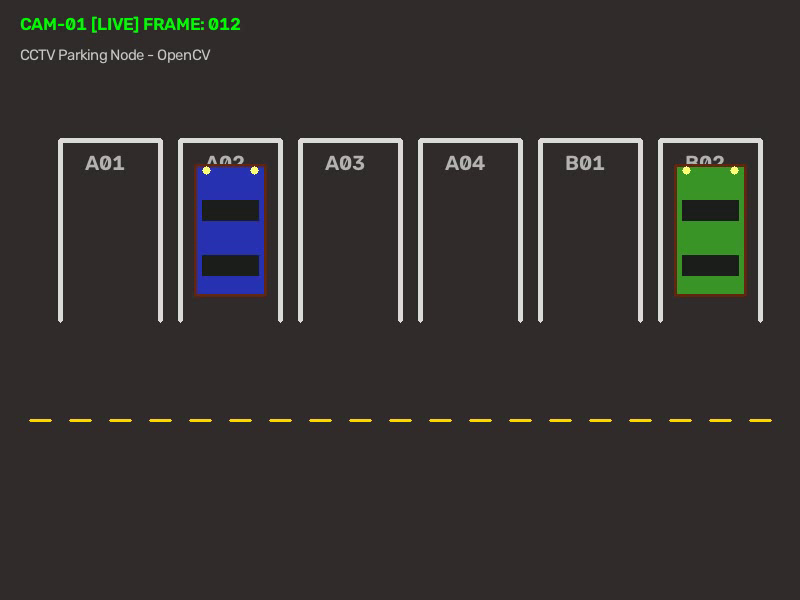
#> input picture frame 12 of cloud-smart-parking-system/detection/cctv/sample-video/sample_parking.mp4, 800 x 600 px
$ python detect.py
#> lines starting #> are read from the running program, lines starting #| are printed output that depends on the picture; after the words box and inside, x2 and y2 are one past the last pixel; in counts of white or black regions, pixels touching at a corner belong together
"""
OpenCV CCTV Vehicle Occupancy Detection Node
Analyzes parking surveillance video frames, calculates pixel density in defined slot bounding boxes,
and pushes occupancy state updates to the Cloud REST API.
"""

import os
import sys
import json
import time
import argparse
import urllib.request
import urllib.error
import cv2
import numpy as np

SCRIPT_DIR = os.path.dirname(os.path.abspath(__file__))
DEFAULT_CONFIG_PATH = os.path.join(SCRIPT_DIR, 'slot_config.json')
DEFAULT_VIDEO_PATH = os.path.join(SCRIPT_DIR, 'sample-video', 'sample_parking.mp4')
DEFAULT_API_URL = 'http://127.0.0.1:5000/api/detection/update'

def load_config(config_path):
    with open(config_path, 'r') as f:
#> (reads cloud-smart-parking-system/detection/cctv/slot_config.json from the repository)
#> in run_detection, frame is the input picture: shape (600, 800, 3); mean B, G, R 48.9, 51, 54
        return json.load(f)

def send_detection_to_api(api_url, payload):
    data = json.dumps(payload).encode('utf-8')
    req = urllib.request.Request(
        api_url,
        data=data,
        headers={'Content-Type': 'application/json'}
    )
    try:
        with urllib.request.urlopen(req, timeout=4) as response:
            res_body = response.read().decode('utf-8')
            return True, res_body
    except urllib.error.URLError as e:
        return False, str(e)
    except Exception as e:
        return False, str(e)

def process_frame(frame, slots, params):
    # Pre-processing pipeline: Gray -> Blur -> Adaptive Threshold
    gray = cv2.cvtColor(frame, cv2.COLOR_BGR2GRAY)
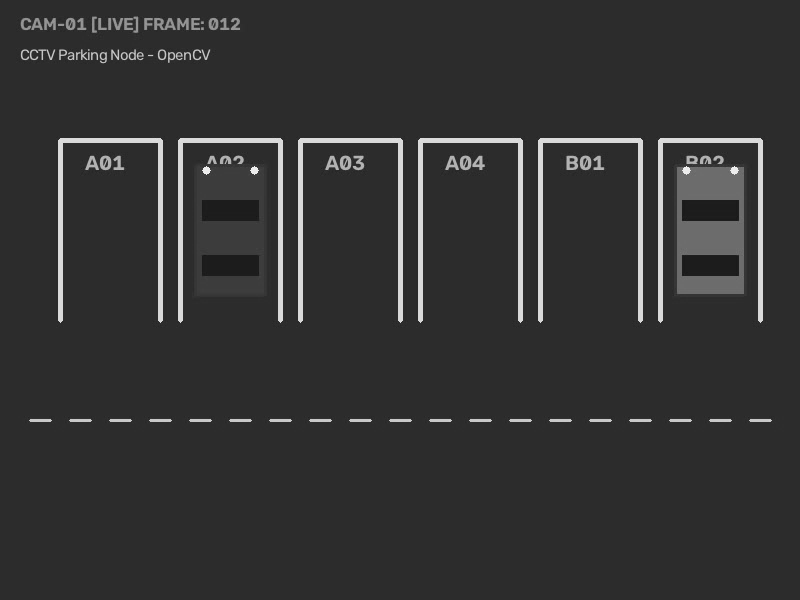
#> gray: shape (600, 800); min 22, max 241, mean 51.3
    ksize = tuple(params.get('gaussianBlurKernel', [5, 5]))
    blur = cv2.GaussianBlur(gray, ksize, 1)

    block_size = params.get('adaptiveThresholdBlockSize', 19)
    c_val = params.get('adaptiveThresholdC', 3)
    thresh = cv2.adaptiveThreshold(
        blur, 255, cv2.ADAPTIVE_THRESH_GAUSSIAN_C, cv2.THRESH_BINARY_INV, block_size, c_val
    )
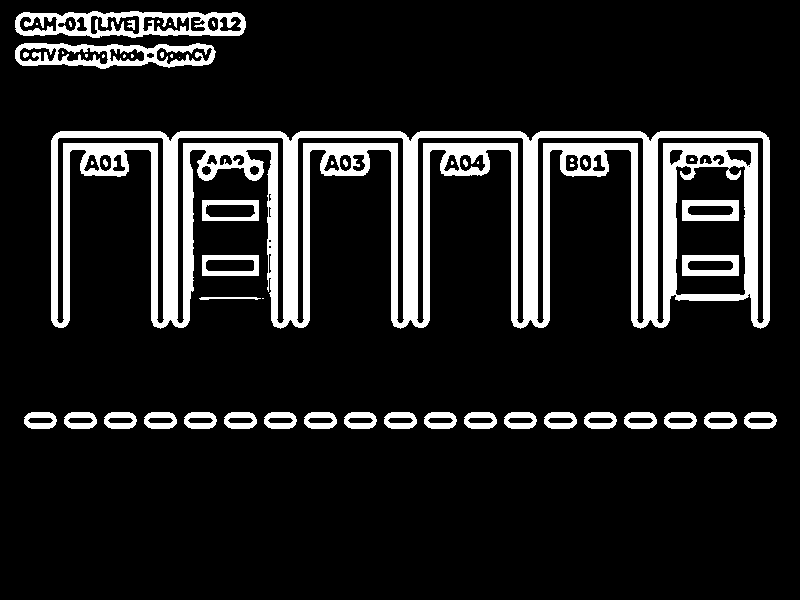
#> thresh: shape (600, 800); 13.5% white; 54 white regions (20 under 20 px), largest, box (x1, y1, x2, y2) and area: (51, 131, 770, 329) 48432, (15, 11, 246, 38) 3355, (15, 43, 216, 69) 2629

    threshold_ratio = params.get('occupancyThreshold', 0.28)
    results = []

    for slot in slots:
        x, y, w, h = slot['x'], slot['y'], slot['width'], slot['height']
        slot_id = slot['slotId']
        area = slot.get('parkingArea', 'Zone A')

        # Crop slot region from thresholded image
        slot_roi = thresh[y:y+h, x:x+w]
        total_pixels = w * h
        non_zero_count = cv2.countNonZero(slot_roi)
        density = non_zero_count / float(total_pixels)

        is_occupied = density >= threshold_ratio
        status = 'OCCUPIED' if is_occupied else 'FREE'

        # Calculate confidence score (distance from decision boundary)
        diff = abs(density - threshold_ratio)
        confidence = min(1.0, 0.70 + (diff / 0.3) * 0.3)

        results.append({
            'slotId': slot_id,
            'status': status,
            'confidence': round(confidence, 2),
            'parkingArea': area,
            'density': round(density, 3)
        })

        # Draw overlay on visualization frame
        box_color = (0, 0, 255) if is_occupied else (0, 255, 0) # Red if occupied, Green if free
        cv2.rectangle(frame, (x, y), (x + w, y + h), box_color, 2)
        label = f"{slot_id}: {status} ({int(confidence*100)}%)"
        cv2.putText(frame, label, (x + 5, y - 8), cv2.FONT_HERSHEY_SIMPLEX, 0.45, box_color, 2)
#> this loop made 6 passes
#> (non_zero_count, density, is_occupied, status, diff, confidence, box_color, label) on passes 1 to 6: (3874, 0.215, False, 'FREE', 0.0648, 0.765, (0, 255, 0), 'A01: FREE (76%)'), (6329, 0.352, True, 'OCCUPIED', 0.0716, 0.772, (0, 0, 255), 'A02: OCCUPIED (77%)'), (3883, 0.216, False, 'FREE', 0.0643, 0.764, (0, 255, 0), 'A03: FREE (76%)'), (3878, 0.215, False, 'FREE', 0.0646, 0.765, (0, 255, 0), 'A04: FREE (76%)'), (3880, 0.216, False, 'FREE', 0.0644, 0.764, (0, 255, 0), 'B01: FREE (76%)'), (7820, 0.434, True, 'OCCUPIED', 0.154, 0.854, (0, 0, 255), 'B02: OCCUPIED (85%)')
#> pass 1, in process_frame, `slot_roi = thresh[y:y+h, x:x+w]`:
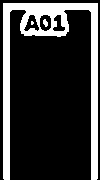
#> slot_roi: shape (180, 100); 21.5% white; 3 white regions (1 under 20 px), largest, box (x1, y1, x2, y2) and area: (3, 3, 98, 180) 3836, (43, 19, 48, 27) 28
#> pass 2, in process_frame, `slot_roi = thresh[y:y+h, x:x+w]`:
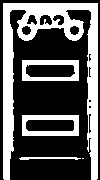
#> slot_roi: shape (180, 100); 35.2% white; 5 white regions (1 under 20 px), largest, box (x1, y1, x2, y2) and area: (3, 3, 98, 180) 4882, (22, 115, 79, 136) 677, (22, 60, 79, 81) 638, (19, 157, 81, 160) 130
#> pass 3, in process_frame, `slot_roi = thresh[y:y+h, x:x+w]`:
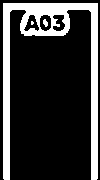
#> slot_roi: shape (180, 100); 21.6% white; 3 white regions (1 under 20 px), largest, box (x1, y1, x2, y2) and area: (3, 3, 98, 180) 3845, (43, 19, 48, 27) 28
#> after the loop:
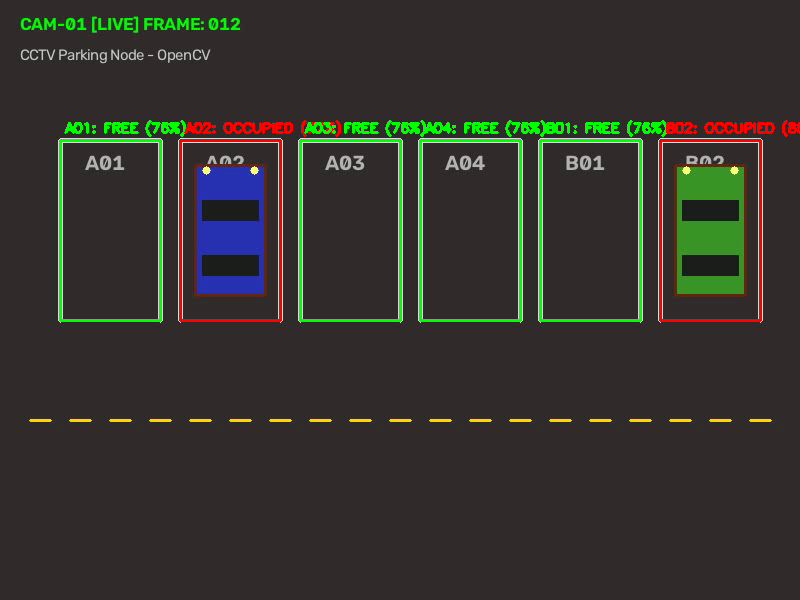
#> frame: shape (600, 800, 3); 3.22% of pixels changed, all inside (x1, y1, x2, y2) = (59, 120, 800, 322)
#> after the loop:
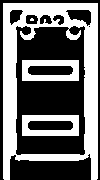
#> slot_roi: shape (180, 100); 43.4% white; 4 white regions (1 under 20 px), largest, box (x1, y1, x2, y2) and area: (3, 3, 98, 180) 6199, (22, 60, 79, 81) 807, (22, 115, 79, 136) 804
#> after the loop, results = 6 items

    return results, frame

def run_detection(video_source, config_path, api_url, max_frames=None, show_gui=False):
    print("==================================================")
    print("🎥 OpenCV CCTV Vehicle Detection Node Starting")
    print(f"📹 Source: {video_source}")
    print(f"⚙️ Config: {config_path}")
    print(f"☁️ Target API: {api_url}")
    print("==================================================")

    config = load_config(config_path)
    slots = config.get('parkingSlots', [])
    params = config.get('detectionParams', {})
    report_interval = params.get('reportIntervalFrames', 15)

    cap = cv2.VideoCapture(int(video_source) if str(video_source).isdigit() else video_source)

    if not cap.isOpened():
        print(f"❌ Error: Could not open video source '{video_source}'.")
        return False

    frame_count = 0
    start_time = time.time()
    last_reported_status = {}

    try:
        while True:
            ret, frame = cap.read()
            if not ret:
                # Video ended; if reading file, can loop or exit
                print("[CCTV] Video stream ended.")
                break

            frame_count += 1
            results, vis_frame = process_frame(frame, slots, params)
#> results = 6 items

            # Send updates to Cloud API every report_interval frames or on change
            if frame_count % report_interval == 0:
                payload = {
                    'parkingArea': config.get('facility', 'Zone A'),
                    'source': 'CCTV',
                    'detectionTimestamp': time.strftime('%Y-%m-%dT%H:%M:%SZ', time.gmtime()),
                    'slots': [
                        {
                            'slotId': r['slotId'],
                            'status': r['status'],
                            'confidence': r['confidence'],
                            'parkingArea': r['parkingArea'],
                            'source': 'CCTV'
                        }
                        for r in results
                    ]
                }

                success, msg = send_detection_to_api(api_url, payload)
                status_summary = ", ".join([f"{r['slotId']}:{r['status']}" for r in results])
                if success:
                    print(f"[Frame {frame_count:03d}] CCTV -> Cloud API sync OK ({status_summary})")
                else:
                    print(f"[Frame {frame_count:03d}] Cloud API unreachable: {msg}")

            if show_gui:
                cv2.imshow("CCTV Parking Occupancy Monitor", vis_frame)
                if cv2.waitKey(25) & 0xFF == ord('q'):
                    print("[CCTV] Quit signal received.")
                    break

            if max_frames and frame_count >= max_frames:
                print(f"[CCTV] Completed requested {max_frames} frames.")
                break

    finally:
        cap.release()
        if show_gui:
            cv2.destroyAllWindows()

    elapsed = time.time() - start_time
    fps = frame_count / elapsed if elapsed > 0 else 0
    print(f"🏁 Finished processing {frame_count} frames in {elapsed:.2f}s ({fps:.1f} FPS).")
    return True

if __name__ == '__main__':
    parser = argparse.ArgumentParser(description='OpenCV CCTV Vehicle Occupancy Detection')
    parser.add_argument('--video', default=DEFAULT_VIDEO_PATH, help='Path to video file or webcam index')
    parser.add_argument('--config', default=DEFAULT_CONFIG_PATH, help='Path to slot configuration JSON')
    parser.add_argument('--api-url', default=DEFAULT_API_URL, help='Cloud REST API detection endpoint')
    parser.add_argument('--frames', type=int, default=None, help='Max frames to process')
    parser.add_argument('--show', action='store_true', help='Display OpenCV window visualization')
    args = parser.parse_args()

    run_detection(
        video_source=args.video,
        config_path=args.config,
        api_url=args.api_url,
        max_frames=args.frames,
        show_gui=args.show
    )
